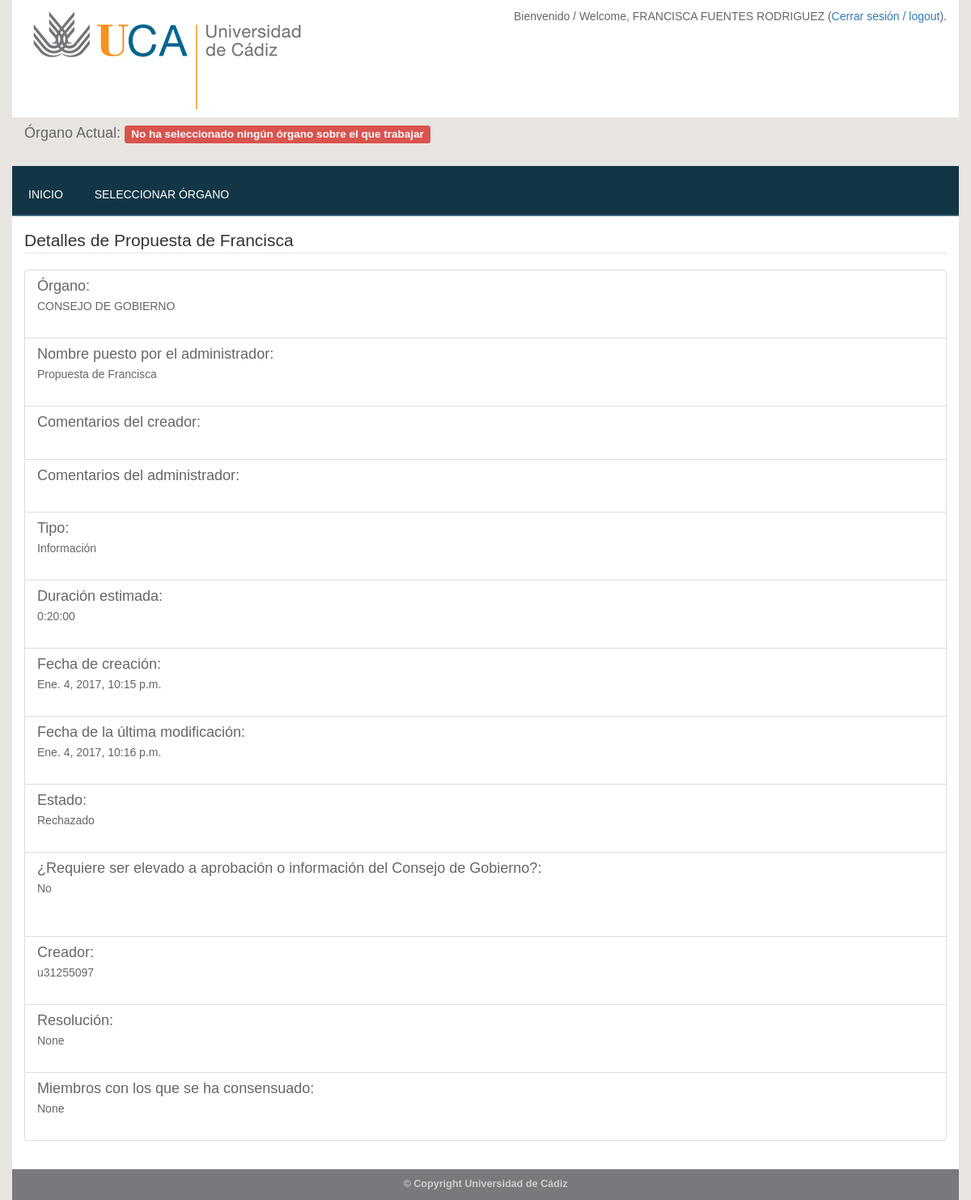
Page /punto/65 (signed in) on the committed database.
### main/models.py (models this page shows, shortened)
class Punto(models.Model):
    organo = models.CharField(max_length=255)
    nombre_original = models.CharField(max_length=1500)
    nombre_admin = models.CharField(max_length=1500, null=True, blank=True)  # copia del original
    comentarios = models.TextField(blank=True, default="")
    comentarios_admin = models.TextField(blank=True, default="")
    tipo_punto = models.CharField(max_length=4, choices=TIPOS_PUNTOS, default=INFORMACION)
    requiere_elevacion = models.BooleanField(null=False, default=False)
    duracion_estimada = models.DurationField(default=timedelta(minutes=20))
    fecha_creacion = models.DateTimeField(auto_now_add=True)
    fecha_modificacion = models.DateTimeField(auto_now=True)
    estado_punto = models.CharField(max_length=4, choices=ESTADO_PUNTOS, default=SIN_TRATAR)
    estado_punto_anterior = models.CharField(max_length=4, choices=ESTADO_PUNTOS, blank=True)
    creador = models.ForeignKey(settings.AUTH_USER_MODEL)
    resolucion = models.TextField(null=True, blank=True)
    consensuado_con = models.TextField(blank=True, null=True)
    seguimiento = models.TextField(blank=True, null=True)

### main/views.py (the view, shortened to what this page needs)
# urls.py: url(r'^punto/(?P<pk>[0-9]+)$', login_required(PuntoDetailView.as_view()), name="punto_detail"),
class PuntoDetailView(DetailView):
    model = Punto
    template_name = "main/punto_detail.html"
    def documentos_list(self):
        punto = self.get_object()
        documentos = Documentos.objects.filter(punto=punto)
        if not documentos:
            return "None"
        else:
            return documentos

### main/dni.py (called while the page is built)
def username_to_dni(username):
    username = username[1:len(username)+1]
    return username+letra_de_numeros(username)

def letra_de_numeros(numeros):
        seq = 'TRWAGMYFPDXBNJZSQVHLCKE'
        aux = int(numeros) % len(seq)
        return seq[aux]

### main/templates/main/punto_detail.html (shortened to what this page needs)
{% extends "ucaplantillas/base.html" %}
{% load extras %}
{% load bootstrap3 %}
{% block organo %}<h4>Órgano Actual:
    {% if request.session.organo %}
        {{ request.session.organo }}
    {% else %}
        <span class="label label-danger">No ha seleccionado ningún órgano sobre el que trabajar</span>
    {% endif %}
</h4><br>{% endblock %}
{% block contenido %}
    <fieldset>
        <legend>Detalles de {{ punto.nombre_original }}</legend>
        <div class="list-group">
            <div class="list-group-item">
                <h4 class="list-group-item-heading">Órgano:</h4>
                <p class="list-group-item-text">{{ punto.organo }}</p><br>
            </div>
            <div class="list-group-item">
                <h4 class="list-group-item-heading">Nombre puesto por el administrador:</h4>
                <p class="list-group-item-text">{{ punto.nombre_admin }}</p><br>
            </div>
            <div class="list-group-item">
                <h4 class="list-group-item-heading">Comentarios del creador:</h4>
                <p class="list-group-item-text">{{ punto.comentarios }}</p><br>
            </div>
            <div class="list-group-item">
                <h4 class="list-group-item-heading">Comentarios del administrador:</h4>
                <p class="list-group-item-text">{{ punto.comentarios_admin }}</p><br>
            </div>
            <div class="list-group-item">
                <h4 class="list-group-item-heading">Tipo:</h4>
                {% if punto.tipo_punto == 'INFO' %}
                    <p class="list-group-item-text">Información</p><br>
                {% elif punto.tipo_punto == 'APRO' %}
                    <p class="list-group-item-text">Aprobación por Consejo de Dirección</p><br>
                {% elif punto.tipo_punto == 'DSA' %}
                    <p class="list-group-item-text">Deliberación sin aprobación por Consejo de Dirección</p><br>
                {% elif punto.tipo_punto == 'DCA' %}
                    <p class="list-group-item-text">Deliberación con aprobación por Consejo de Dirección</p><br>
                {% endif %}
            </div>
            <div class="list-group-item">
                <h4 class="list-group-item-heading">Duración estimada:</h4>
                <p class="list-group-item-text">{{ punto.duracion_estimada }}</p><br>
            </div>
            <div class="list-group-item">
                <h4 class="list-group-item-heading">Fecha de creación:</h4>
                <p class="list-group-item-text">{{ punto.fecha_creacion }}</p><br>
            </div>
            <div class="list-group-item">
                <h4 class="list-group-item-heading">Fecha de la última modificación:</h4>
                <p class="list-group-item-text">{{ punto.fecha_modificacion }}</p><br>
            </div>
            <div class="list-group-item">
                <h4 class="list-group-item-heading">Estado:</h4>
                {% if punto.estado_punto == 'INPO' %}
                    <p class="list-group-item-text">Informado positivamente</p><br>
                {% elif punto.estado_punto == 'ACD' %}
                    <p class="list-group-item-text">Aprobado por Consejo de Dirección</p><br>
                {% elif punto.estado_punto == 'DEL' %}
                    <p class="list-group-item-text">Deliberado</p><br>
                {% elif punto.estado_punto == 'ST' %}
                    <p class="list-group-item-text">Sin tratar</p><br>
                {% elif punto.estado_punto == 'TRAS' %}
                    <p class="list-group-item-text">Trasladado a otra reunión</p><br>
                {% elif punto.estado_punto == 'RECH' %}
                    <p class="list-group-item-text">Rechazado</p><br>
                {% elif punto.estado_punto == 'CONV' %}
                    <p class="list-group-item-text">Convocado</p><br>
                {% elif punto.estado_punto == 'ADD' %}
                    <p class="list-group-item-text">Añadido a Reunion</p><br>
                {% endif %}
            </div>
            <div class="list-group-item">
                <h4 class="list-group-item-heading">¿Requiere ser elevado a aprobación o información del Consejo de Gobierno?:</h4>
                {% if punto.requiere_elevacion == True%}
                    <p class="list-group-item-text">Si</p><br>
                {% else %}
                    <p class="list-group-item-text">No</p><br>
                {% endif %}
                <p class="list-group-item-text"></p><br>
            </div>
            <div class="list-group-item">
                <h4 class="list-group-item-heading">Creador:</h4>
                <p class="list-group-item-text">{{ punto.creador }}</p><br>
            </div>
            {% if punto.estado_punto != 'ST' %}
                <div class="list-group-item">
                    <h4 class="list-group-item-heading">Resolución:</h4>
                    <p class="list-group-item-text">{{ punto.resolucion }}</p><br>
                </div>
            {% endif %}
            <div class="list-group-item">
                <h4 class="list-group-item-heading">Miembros con los que se ha consensuado:</h4>
                <p class="list-group-item-text">{{ punto.consensuado_con }}</p><br>
            </div>
        </div>
    </fieldset>
{% endblock %}

### ucaplantillas/templates/ucaplantillas/base.html (shortened to what this page needs)
<!DOCTYPE html>
<html lang="es">
<head>
    {% load staticfiles %}
    {% load i18n %}
    {% block basestyle %}
        <link rel="stylesheet" href="https://maxcdn.bootstrapcdn.com/bootstrap/3.3.5/css/bootstrap.min.css">
        <link rel="stylesheet" href="https://cdn.datatables.net/1.10.9/css/dataTables.bootstrap.min.css">
        <link rel="stylesheet" href="https://cdnjs.cloudflare.com/ajax/libs/bootstrap-datepicker/1.5.0/css/bootstrap-datepicker3.min.css">
        <link rel="stylesheet" type="text/css" href="{% static 'ucaplantillas/css/base.css' %}"/>
    {% endblock basestyle %}
</head>
<body>
<div class="container">
    <div class="row encabezado">
        <div class="col-xs-6">
            <h1>
                <a href="http://www.uca.es">
                    <img src="{% static "ucaplantillas/images/logoUCA.gif" %}" alt="Universidad de Cádiz"/>
                </a>
            </h1>
        </div>
        <div class="col-xs-6 autenticacion">
            {% block autenticacion %}
                {% if user.is_authenticated %}
                    <p>Bienvenido / Welcome, {{ user.first_name }} {{ user.last_name }} (<a href="/logout">Cerrar sesión / logout</a>).</p>
                {% else %}
                    <p><a href="/login">Iniciar sesión</a></p>
                {% endif %}
            {% endblock autenticacion %}
        </div>
    </div>
    {% block organo %} {% endblock %}
    <div class="row" id="navegacion">
        {% block navegacion %}
            <ul class="list-inline col-md-12">
            {% for item in navigation %}
                <li class="{% if item.active %}activo{% endif %}">
                    <a href="{{ item.url }}">{{ item.label }}</a>
                </li>
            {% endfor %}
            </ul>
        {% endblock navegacion %}
    </div>
    <div class="row" id="subnavegacion">
        {% block subnavegacion %}
            <ul class="list-inline col-md-12">
            </ul>
        {% endblock %}
    </div>
    <div class="row" id="subsubnavegacion">
        {% block subsubnavegacion %}
            <ul class="list-inline col-md-12">
            </ul>
        {% endblock %}
    </div>
    <div class="row" id="contenido">
        <div class="col-md-12">
            {% block contenido %}{% endblock contenido %}
        </div>
    </div>
    <div class="row" id="pie">
        <div class="col-md-12 text-center" id="copyright">
            &copy; Copyright Universidad de Cádiz
        </div>
    </div>
</div>
</body>
</html>

### ucaplantillas/static/ucaplantillas/css/base.css (style rules this page uses)
body { height: 100%; font-family: Arial, Verdana, Helvetica, sans-serif; color: #666; background-color: #E8E5E0; }
.container { position: relative; }
.encabezado { background: white; }
.autenticacion { padding-top: 10px; text-align: right; }
.encabezado h1 { margin: 10px; }
#navegacion { background: #123645; }
#navegacion ul { padding: 0; margin: 0; }
#navegacion ul li a { text-transform: uppercase; text-decoration: none; color: #fff; display: inline-block; padding: 25px 10px 15px 15px; }
#subnavegacion { background: #335566; }
#subnavegacion ul { padding: 0; margin: 0 0 0 15px; }
#subsubnavegacion { background-color: #497b93; }
#subsubnavegacion ul { margin: 0; }
#contenido { background: #fff; padding: 15px 0; }
#pie { background: #b0aeae; }
#copyright { padding: 10px 0; background: #78797c; color: #cccccc; font-weight: bold; font-size: .9em; }

### rows in the picture
Punto: nombre_original "Propuesta de Francisca", organo "CONSEJO DE GOBIERNO", nombre_admin "Propuesta de Francisca", duracion_estimada "0:20:00", fecha_creacion "Ene. 4, 2017, 10:15 p.m.", fecha_modificacion "Ene. 4, 2017, 10:16 p.m.", creador "u31255097", resolucion "None", consensuado_con "None"

### other values in the picture
{{ user.first_name }} "FRANCISCA"
{{ user.last_name }} "FUENTES RODRIGUEZ"
{{ item.label }} "INICIO" "SELECCIONAR ÓRGANO"
